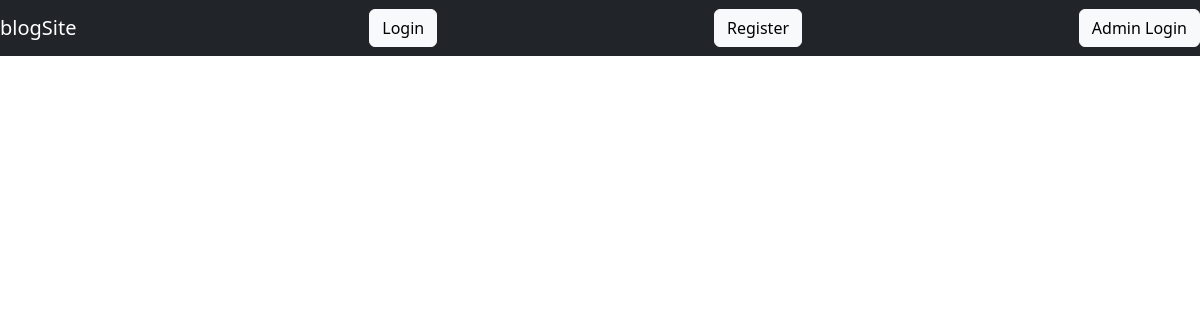
/, run on an earlier commit of the app's database.
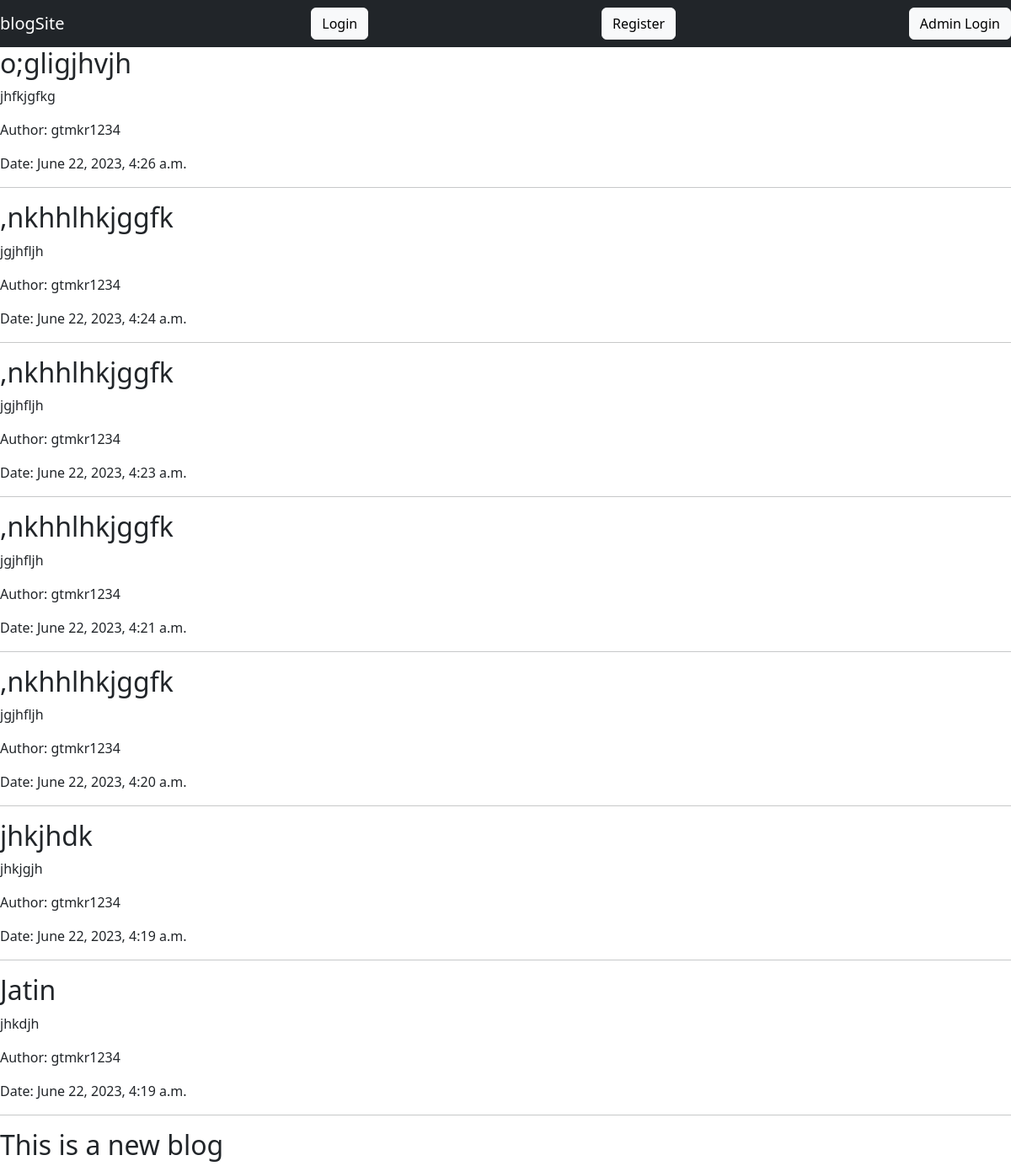
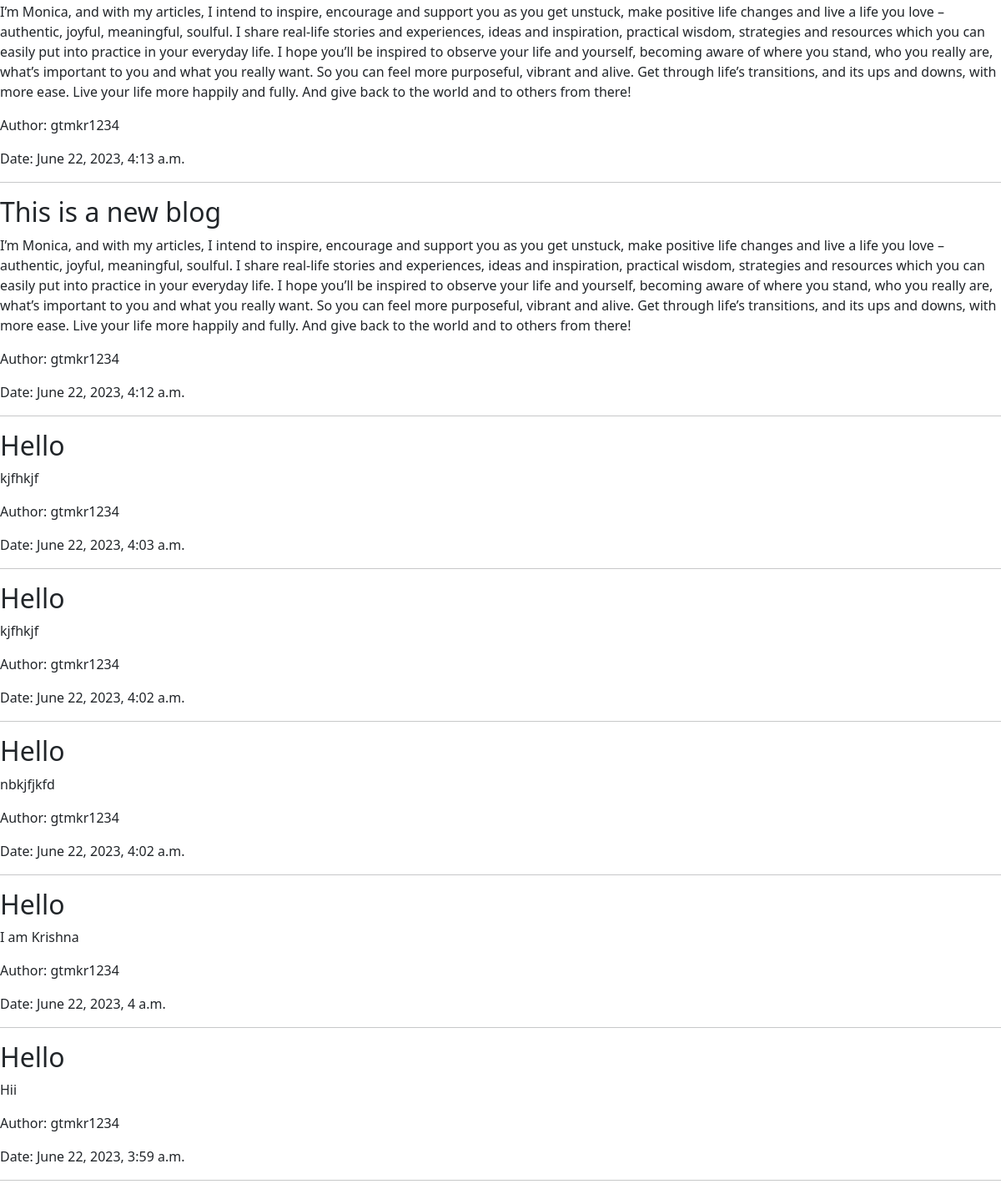
And on a later commit of the database (2 pictures, top to bottom).
### blog/models.py (models this page shows, shortened)
class BlogPost(models.Model):
    title = models.CharField(max_length=200)
    content = models.TextField()
    author = models.ForeignKey(User, on_delete=models.CASCADE)
    publication_date = models.DateTimeField(auto_now_add=True)

### blog/views.py (the view)
# urls.py: path('', views.home, name='home'),
def home(request):
    posts = BlogPost.objects.order_by('-publication_date')
    return render(request,"blog/index.html",{'posts': posts})

### blog/templates/blog/index.html (shortened to what this page needs)
{% extends 'blog/base.html' %}
{% block content %}
{% for post in posts %}
  <h2>{{ post.title }}</h2>
  <p>{{ post.content }}</p>
  <p>Author: {{ post.author }}</p>
  <p>Date: {{ post.publication_date }}</p>
  <hr>
{% endfor %}
{% endblock %}

What changed in the data, as far as the page shows it:
added BlogPost: title "o;gligjhvjh", content "jhfkjgfkg", author "gtmkr1234", publication_date "June 22, 2023, 4:26 a.m."
added BlogPost: title ",nkhhlhkjggfk", content "jgjhfljh", author "gtmkr1234", publication_date "June 22, 2023, 4:24 a.m."
added BlogPost: title ",nkhhlhkjggfk", content "jgjhfljh", author "gtmkr1234", publication_date "June 22, 2023, 4:23 a.m."
added BlogPost: title ",nkhhlhkjggfk", content "jgjhfljh", author "gtmkr1234", publication_date "June 22, 2023, 4:21 a.m."
added BlogPost: title ",nkhhlhkjggfk", content "jgjhfljh", author "gtmkr1234", publication_date "June 22, 2023, 4:20 a.m."
added BlogPost: title "jhkjhdk", content "jhkjgjh", author "gtmkr1234", publication_date "June 22, 2023, 4:19 a.m."
added BlogPost: title "Jatin", content "jhkdjh", author "gtmkr1234", publication_date "June 22, 2023, 4:19 a.m."
added BlogPost: title "This is a new blog", content "I’m Monica, and with my articles, I intend to inspire, encourage and support you as you get unstuck, make positive life changes and live a life you love – authentic, joyful, meaningful, soulful. I share real-life stories and experiences, ideas and inspiration, practical wisdom, strategies and resources which you can easily put into practice in your everyday life. I hope you’ll be inspired to observe your life and yourself, becoming aware of where you stand, who you really are, what’s important to you and what you really want. So you can feel more purposeful, vibrant and alive. Get through life’s transitions, and its ups and downs, with more ease. Live your life more happily and fully. And…", author "gtmkr1234", publication_date "June 22, 2023, 4:13 a.m."
added BlogPost: title "This is a new blog", content "I’m Monica, and with my articles, I intend to inspire, encourage and support you as you get unstuck, make positive life changes and live a life you love – authentic, joyful, meaningful, soulful. I share real-life stories and experiences, ideas and inspiration, practical wisdom, strategies and resources which you can easily put into practice in your everyday life. I hope you’ll be inspired to observe your life and yourself, becoming aware of where you stand, who you really are, what’s important to you and what you really want. So you can feel more purposeful, vibrant and alive. Get through life’s transitions, and its ups and downs, with more ease. Live your life more happily and fully. And…", author "gtmkr1234", publication_date "June 22, 2023, 4:12 a.m."
added BlogPost: title "Hello", content "kjfhkjf", author "gtmkr1234", publication_date "June 22, 2023, 4:03 a.m."
added BlogPost: title "Hello", content "kjfhkjf", author "gtmkr1234", publication_date "June 22, 2023, 4:02 a.m."
added BlogPost: title "Hello", content "nbkjfjkfd", author "gtmkr1234", publication_date "June 22, 2023, 4:02 a.m."
added BlogPost: title "Hello", content "I am Krishna", author "gtmkr1234", publication_date "June 22, 2023, 4 a.m."
added BlogPost: title "Hello", content "Hii", author "gtmkr1234", publication_date "June 22, 2023, 3:59 a.m."
